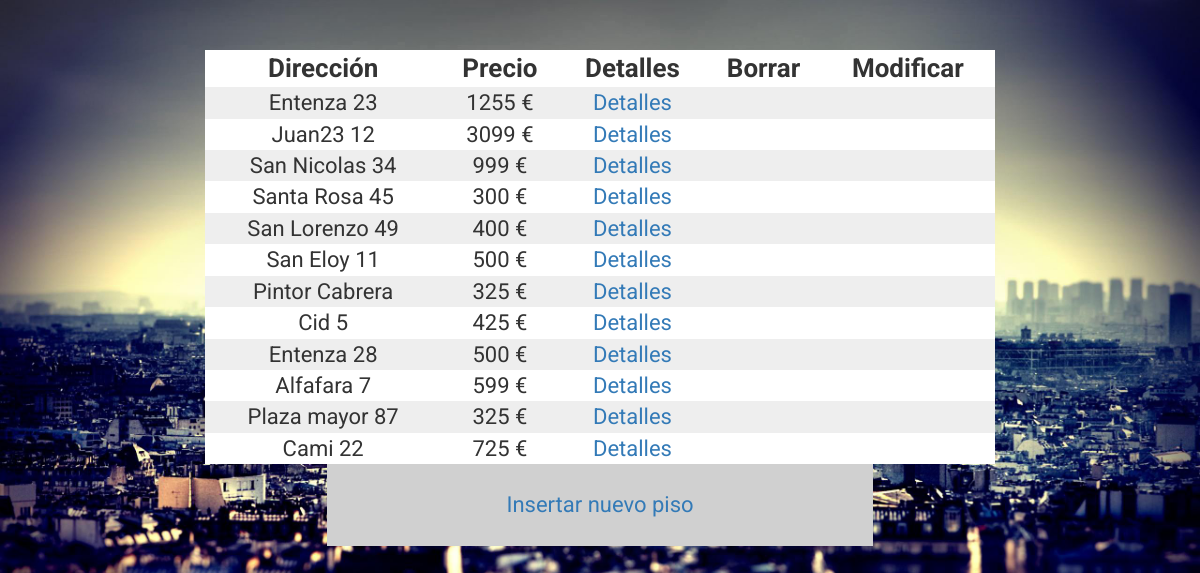
The app's page /examen/index.php with its own data.
### tables this page shows
CREATE TABLE IF NOT EXISTS `pisos` (
  `id` INT NOT NULL AUTO_INCREMENT,
  `direccion` VARCHAR(100) NOT NULL,
  `precio` INT(3) NOT NULL,
  `descripcion` VARCHAR(255) NOT NULL,
  PRIMARY KEY (`id`));

### examen/index.php (called while the page is built, shortened)
<?php
require_once ("config/conexion.php");
try {
    $stmt = $pdo->prepare("SELECT * from pisos");
    $stmt->execute();
    $pisos = $stmt->fetchAll();
    include "views/index.php";
} catch (PDOException $e) {
    print "¡Error!: " . $e->getMessage() . "<br/>";
    die();
}
 ?>

### examen/views/index.php (the view, shortened to what this page needs)
<!DOCTYPE html>
<html lang="en">
<head>
	<link href="//netdna.bootstrapcdn.com/twitter-bootstrap/2.3.2/css/bootstrap-combined.no-icons.min.css" rel="stylesheet">
	<link href="//netdna.bootstrapcdn.com/font-awesome/3.2.1/css/font-awesome.css" rel="stylesheet">
	<link rel="stylesheet" href="https://maxcdn.bootstrapcdn.com/bootstrap/3.3.7/css/bootstrap.min.css">
	<link rel="stylesheet" type="text/css" href="./public/css/styles.css">
</head>
<body>
	<div id="wrapper">
		<main>
			<div class="row">
				<div class="col-sm-12 col-md-8 col-md-offset-2">
					<table>
						<tr>
					        <th>Dirección</th>
					        <th>Precio</th>
					        <th>Detalles</th>
					        <th>Borrar</th>
					        <th>Modificar</th>
					    </tr>
					    <?php foreach ($pisos as $piso): ?>
						    <tr>
						        <td>
					                <?= $piso['direccion'] ?>
						        </td>
						        <td>
						            <?= $piso['precio'] ?> €
						        </td>
						        <td>
						            <a href="detail.php?id=<?=$piso['id']?>">
								        Detalles
								    </a>
						        </td>
						        <td>
						        </td>
						        <td>
						        </td>
						    </tr>
						<?php endforeach ?>
					</table>
					<div class="row">
						<div class="new col-sm-12 col-md-8 col-md-offset-2">
							<a href="views/new.php">
								Insertar nuevo piso
							</a>
						</div>
					</div>
				</div>
			</div>
		</main>
	</div>
</body>
</html>

### examen/public/css/styles.css (style rules this page uses)
body { font-family: 'Roboto', sans-serif; font-size: 22px; background-image: url("../images/cityscapes-urban-buildings-cities-desktop-background-images.jpg"); background-size: cover; }
table { margin-top: 50px; text-align: center; }
table th { font-size: 26px; text-align: center; }
table tr { background-color: #eee; }
table tr:nth-child(2) { background-color: #eee; }
table tr:nth-child(even) { background-color: #eee; }
table tr:nth-child(odd) { background-color: #fff; }
table { width: 100%; }
.new { padding-top: 25px; padding-bottom: 25px; text-align: center;; background-color: #D0D0D0; }

### records on screen
pisos: direccion "Entenza 23", precio "1255"
pisos: direccion "Juan23 12", precio "3099"
pisos: direccion "San Nicolas 34", precio "999"
pisos: direccion "Santa Rosa 45", precio "300"
pisos: direccion "San Lorenzo 49", precio "400"
pisos: direccion "San Eloy 11", precio "500"
pisos: direccion "Pintor Cabrera", precio "325"
pisos: direccion "Cid 5", precio "425"
pisos: direccion "Entenza 28", precio "500"
pisos: direccion "Alfafara 7", precio "599"
pisos: direccion "Plaza mayor 87", precio "325"
pisos: direccion "Cami 22", precio "725"
